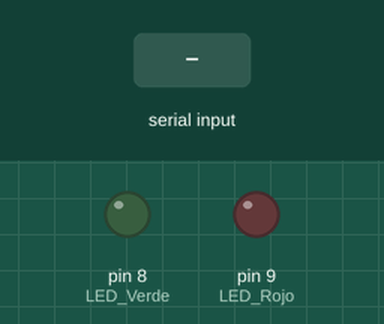
The sketch below on a simulated Arduino Uno, built with avr-gcc and run on an emulated ATmega328P. On the bench: output pins drawn as LEDs (lit = HIGH). The test bench sets the inputs (shaded band).

Above: at 1.2 s.
1.3 s: "R" received over Serial
At 1.6 s:
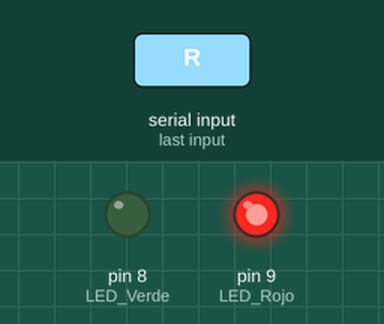
2.8 s: "G" received over Serial
At 3.9 s:
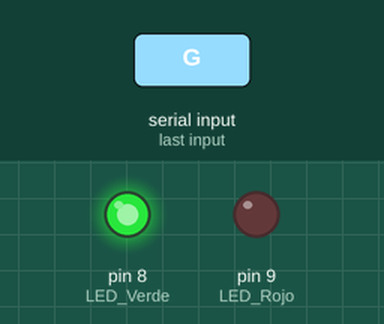
4.3 s: "X" received over Serial
At 5.1 s:
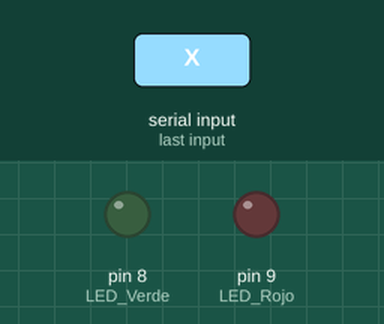
Timing chart, 0 to 7.3 s (numbered marks = the images above; inputs shaded):
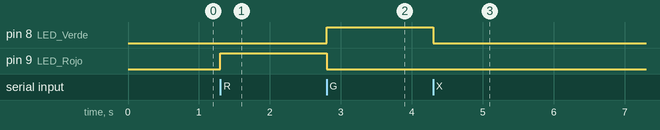

The sketch:

ARDUINO.ino
```cpp
char estado;

void setup() {
  Serial.begin(9600);
  pinMode(8, OUTPUT);  // LED Verde
  pinMode(9, OUTPUT);  // LED Rojo
}

void loop() {
  if (Serial.available()) {
    estado = Serial.read();

    if (estado == 'R') {      // PARADO
      digitalWrite(9, HIGH);
      digitalWrite(8, LOW);
    }
    else if (estado == 'G') { // SENTADO
      digitalWrite(9, LOW);
      digitalWrite(8, HIGH);
    }
    else if (estado == 'X') { // APAGAR TODO
      digitalWrite(9, LOW);
      digitalWrite(8, LOW);
    }
  }
}
```

Measured:
- after the input at 1.3 s, pin 9 (LED_Rojo): LOW → HIGH at once
- after the input at 2.8 s, pin 8 (LED_Verde): LOW → HIGH at once; pin 9 (LED_Rojo): HIGH → LOW at once
- after the input at 4.3 s, pin 8 (LED_Verde): HIGH → LOW at once
